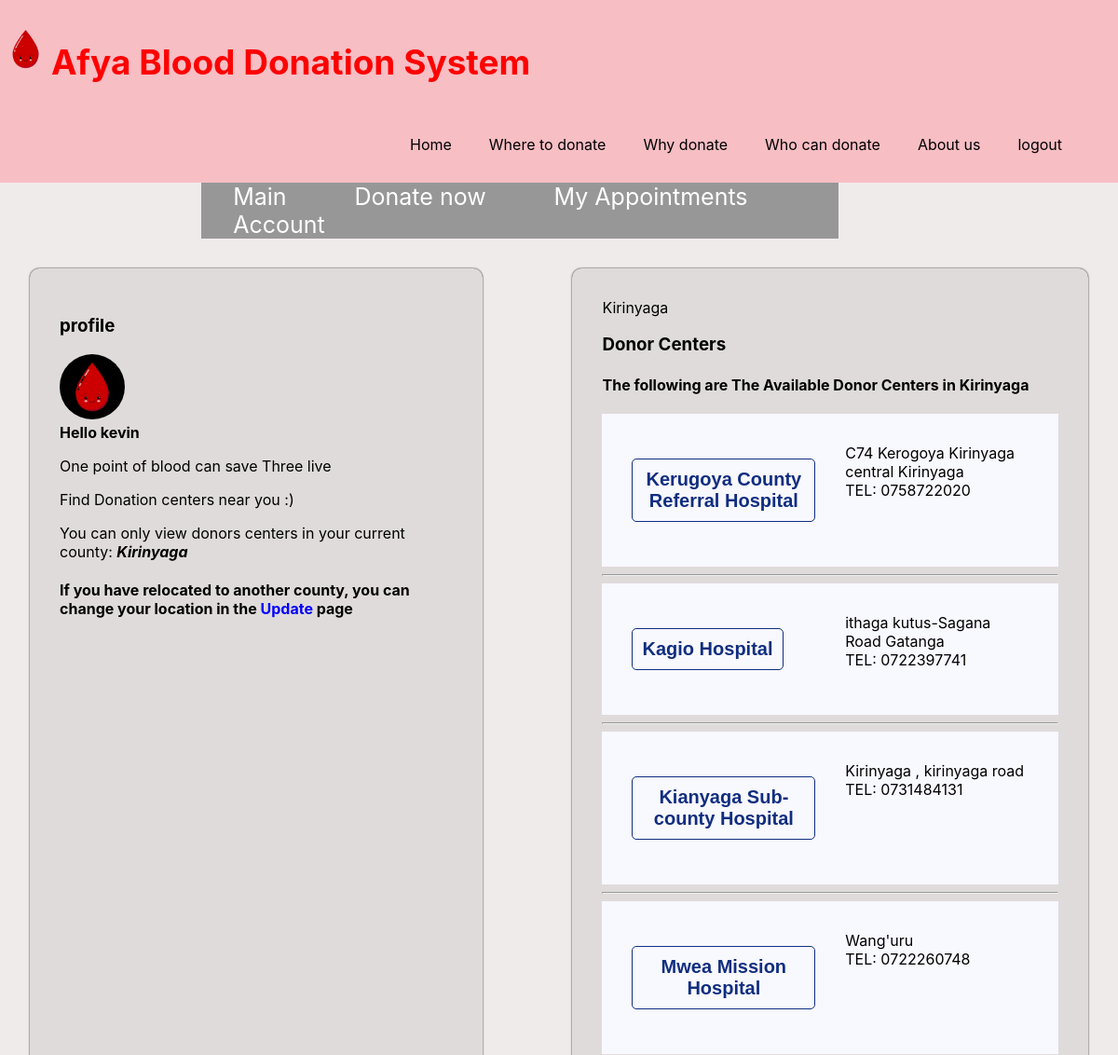
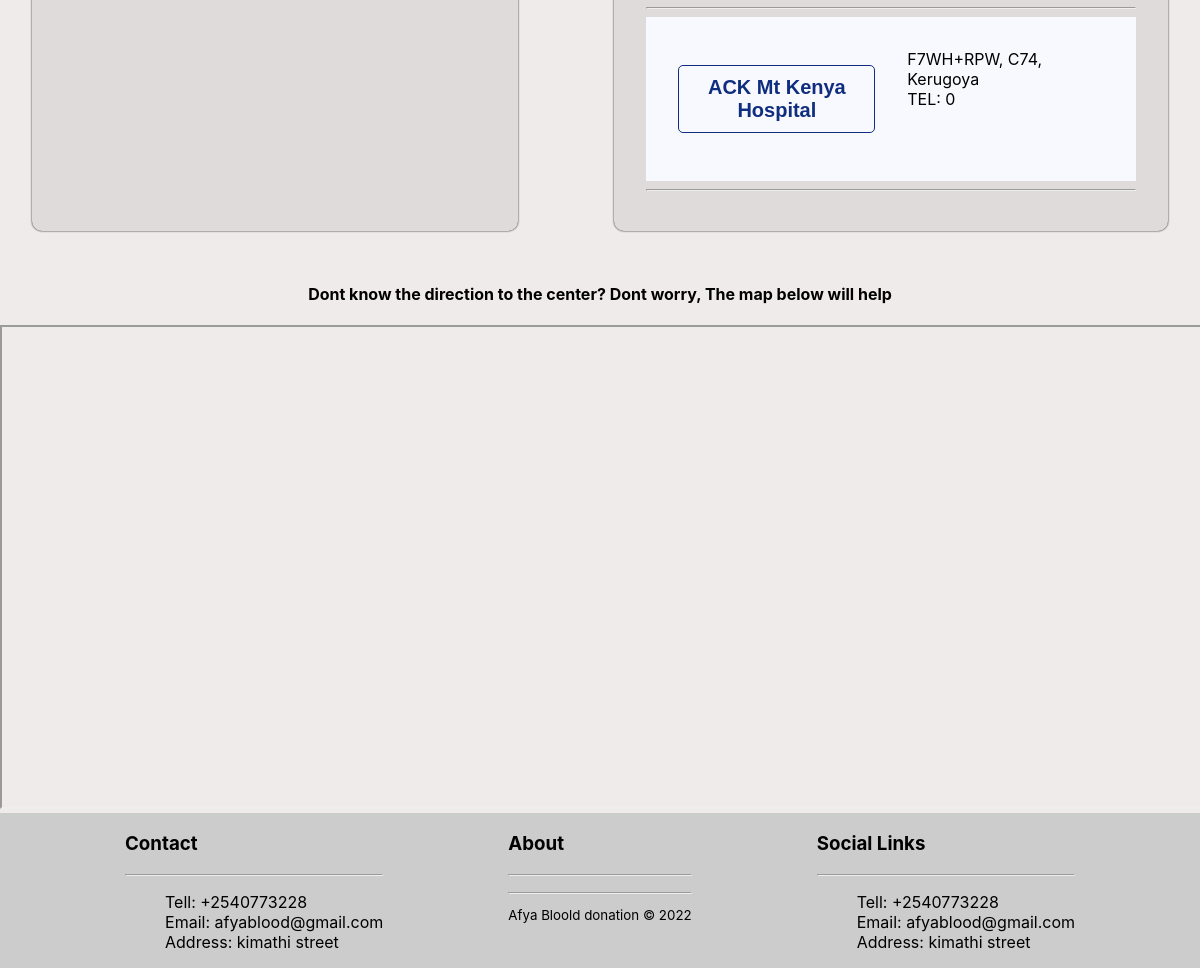
Page /donate/donate.php?id=Kirinyaga (signed in) on the committed database (2 pictures, top to bottom).
### tables this page shows
CREATE TABLE `users` (
  `id` int NOT NULL,
  `fullname` varchar(255) NOT NULL,
  `username` varchar(255) NOT NULL,
  `email` varchar(255) NOT NULL,
  `dob` date NOT NULL,
  `county` varchar(255) NOT NULL,
  `gender` varchar(20) NOT NULL,
  `password` varchar(255) NOT NULL,
  `height` float DEFAULT NULL,
  `weight` float DEFAULT NULL,
  `bloodtype` varchar(255) DEFAULT NULL
);

CREATE TABLE `Hospitals` (
  `Id` int NOT NULL,
  `HospitalName` varchar(150) NOT NULL,
  `countyId` varchar(1) NOT NULL,
  `County` varchar(30) NOT NULL,
  `hos-id` varchar(3) NOT NULL,
  `address` varchar(255) DEFAULT NULL,
  `phone` int DEFAULT NULL
);

### donate/donate.php (the view, shortened to what this page needs)
<!DOCTYPE html>
<html lang="en">
<head>
    <link rel="stylesheet" href="../styles.css">
</head>
<body>   <?php include('../includes/navbarin.php')?>
<?php include('../includes/mininav.php') ?>
<?php include('../includes/conn.php') ?>
<div class="user">
   <div class="left">
        <h3>profile</h3>
      <?php  if (isset($_SESSION['username'])) : ?>
    <p><img class="profile" src= "/image/drop.png" ><br>
    <strong>Hello  <?php echo $_SESSION['username']; ?></strong></p>
    <?php endif ?>
    <p>One point of blood can save Three live</p>
     <div>
        <?php
$id =  $_SESSION['username'];
$sql = "SELECT * FROM users WHERE username='$id'";
$result = $db->query($sql);
                while($rows=$result->fetch_assoc())
                {?>
                <p>Find Donation centers near you :) </p>
You can only view donors centers in your current county: <i> <b><?php echo $rows['county'];?><br ></b></i></p>
<h4>
 If you have relocated to another county, you can change your location in the <b>
  <a href="../update.php" style='color:blue'> Update </a> </b> page</h4>
                  <?php
                }
             ?>
      </div>
   </div>
   <div class="left">
 <?php
   if(!isset($_GET['id']))
   die('no info');
   else{
      $home = $_GET['id'];
      echo $home;
   }   ?>
   <h3>
            Donor Centers
        </h3>
   <h4>     The following are The Available Donor Centers in  <?php echo $home;?></h4>
   <?php
$sql = "SELECT * FROM Hospitals WHERE County = '$home'";
$result = $db->query($sql);
                while($rows=$result->fetch_assoc())
                {
             ?>
      <div class="hospitals">
      <form method="post" action="book.php">
   <input type="hidden" name="varname" value=" <?php echo $rows['HospitalName']; ?>"><p> <strong>
<button type="submit" class="btn1"  > <?php echo $rows['HospitalName']; ?></button>
</form>
</strong><br></p>
      <?php echo $rows['address']; ?><br>
     TEL: 0<?php echo $rows['phone']; ?><br>
    </div><hr>
            <?php
                }
             ?>
</div>
</div>
<h4 style='text-align:center'>Dont know the direction to the center? Dont worry, The map below will help </h4>
<iframe src="https://www.google.com/maps/d/embed?mid=1euE8PzconXhsr0x9IgpnLgqruP9jSNg&ehbc=2E312F" width="100%" height="480"></iframe>
<?php include('../includes/footer.php') ?>
</body>
</html>

### styles.css (style rules this page uses)
a { text-decoration: none; transition: 0.5s; }
body { margin:0px; background-color:#f0ebeb; font-family: -apple-system, BlinkMacSystemFont, 'Segoe UI', Roboto, Oxygen, Ubuntu, Cantarell, 'Open Sans', 'Helvetica Neue', sans-serif; }
.btn1 { padding: 10px; font-size: 15px; color: rgb(16, 46, 127); background:transparent; border:thin solid; border-radius: 5px; font-weight: bold; font-size: 20px; cursor: pointer }
.user { padding: 2rem; display: flex; gap: 6rem; }
.left { box-shadow: 0 0 2px 0; flex-direction: column; padding: 2rem; border-radius: 10px; background-color: rgba(0, 0, 0, 0.068); gap: 2rem; min-width: 30%; }
.user a { color:#000000; }
.profile { height: 70px; background-color:#000000; border-radius:100%; }
.hospitals { background-color:ghostwhite; display: grid; grid-template-columns:repeat(2,1fr); gap: 2rem; padding: 2rem; }

### rows in the picture
users: county "Kirinyaga"
hospitals: HospitalName "Kerugoya County Referral Hospital", address "C74 Kerogoya Kirinyaga central Kirinyaga", phone "758722020"
hospitals: HospitalName "Kagio Hospital", address "ithaga kutus-Sagana Road Gatanga", phone "722397741"
hospitals: HospitalName "Kianyaga Sub-county Hospital", address "Kirinyaga , kirinyaga road", phone "731484131"
hospitals: HospitalName "Mwea Mission Hospital", address "Wang'uru", phone "722260748"
hospitals: HospitalName "ACK Mt Kenya Hospital", address "F7WH+RPW, C74, Kerugoya"

### other values in the picture
$_SESSION['username'] "kevin"
$home "Kirinyaga"
